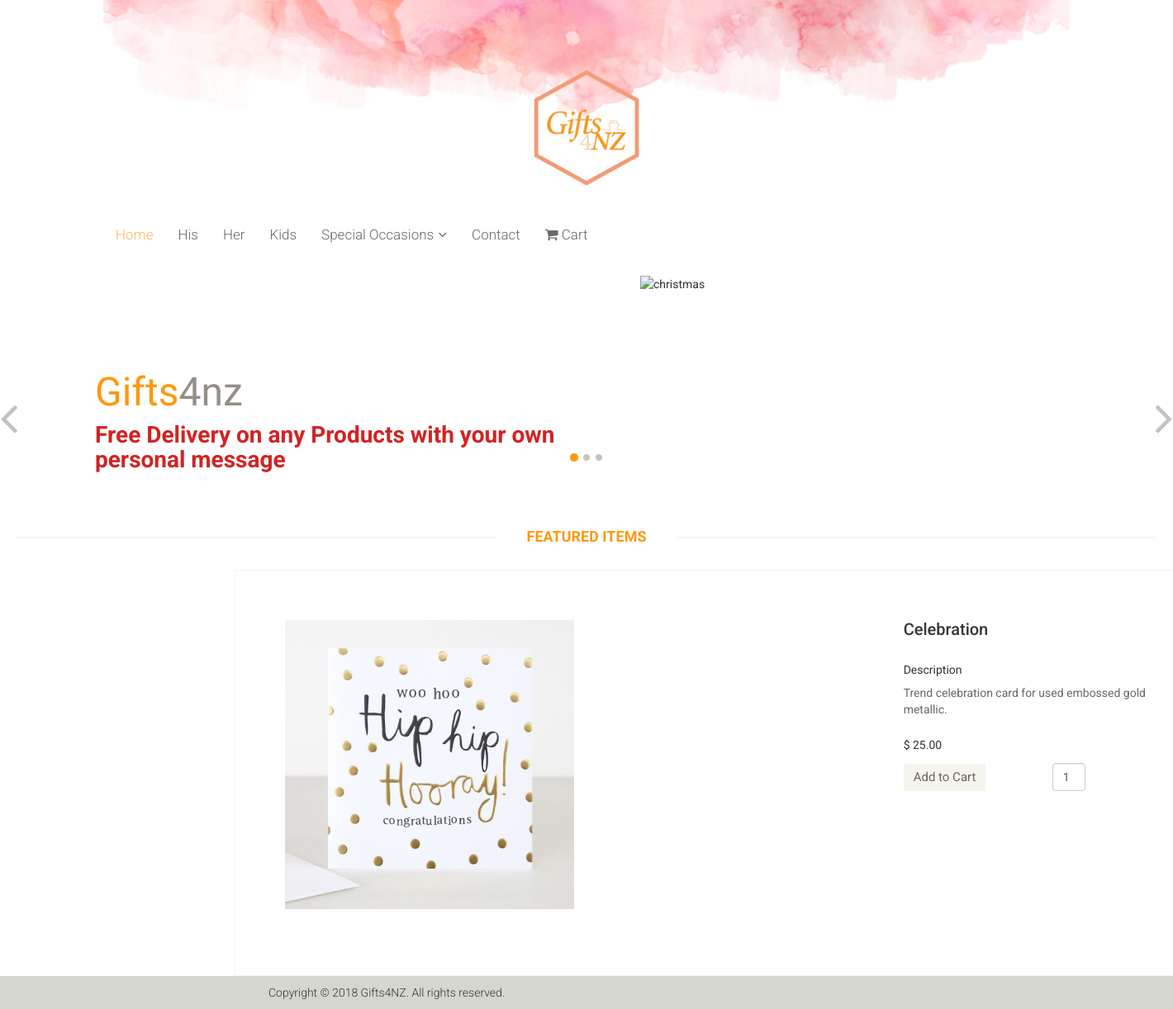
The page /celebration-prod-detail.php?id=1 on the database its author committed.
### tables this page shows
CREATE TABLE IF NOT EXISTS `celebration_prod` (
`id` int(11) NOT NULL,
  `name` varchar(255) NOT NULL,
  `image` varchar(900) NOT NULL,
  `price` double(10,2) NOT NULL,
  `description` varchar(255) NOT NULL
);

### celebration-prod-detail.php (the view, shortened to what this page needs)
<?php
 $conn = mysql_connect("localhost", "root", "test1234");
 ?>   <!DOCTYPE html>
<html lang="en">
<head>
    <link href="css/bootstrap.min.css" rel="stylesheet">
    <link href="css/font-awesome.min.css" rel="stylesheet">
    <link href="css/prettyPhoto.css" rel="stylesheet">
    <link href="css/price-range.css" rel="stylesheet">
    <link href="css/animate.css" rel="stylesheet">
	<link href="css/main.css" rel="stylesheet">
	<link href="css/responsive.css" rel="stylesheet">
</head>
<body>
	<header id="header">
	<div class="container">
			<div class="header-middle ">
				<div class="row" >
							<img src="images/4.png" alt="logo1" style="max-width:100%"/></a>
				</div>
			</div>
		</div>
		<div class="header-bottom">
			<div class="container">
				<div class="row">
					<div class="col-sm-9">
						<div class="mainmenu pull-left">
							<ul class="nav navbar-nav collapse navbar-collapse">
								<li><a href="index.php" class="active">Home</a></li>
								<li><a href="his.php">His</a></li>
								<li><a href="her.php">Her</a></li>
								<li><a href="kids.php">Kids</a></li>
								<li class="dropdown"><a href="specials.php">Special Occasions<i class="fa fa-angle-down"></i></a>
                                </li>
								<li><a href="cart_1.php #contact-page">Contact</a></li>
								<li><a href="cart_1.php#cart_items"><i class="fa fa-shopping-cart"></i> Cart</a></li>
							</ul>
						</div>
					</div>
				</div>
			</div>
		</div>
	</header>
	<section id="slider">
			<div class="row">
				<div class="col-sm-12">
					<div id="slider-carousel" class="carousel slide" data-ride="carousel">
						<ol class="carousel-indicators">
							<li data-target="#slider-carousel" data-slide-to="0" class="active"></li>
							<li data-target="#slider-carousel" data-slide-to="1"></li>
							<li data-target="#slider-carousel" data-slide-to="2"></li>
						</ol>
						<div class="carousel-inner">
							<div class="item active">
								<div class="col-sm-6" style="float:left">
									<h1><span>Gifts</span>4nz</h1>
									<h2>Free Delivery on any Products with your own personal message</h2>
								</div>
								<div class="col-sm-6" style="float:left;">
									<img src="images/slider/christmas.jpg" class="girl img-responsive" alt="christmas" />
								</div>
							</div>
						</div>
						<a href="#slider-carousel" class="left control-carousel hidden-xs" data-slide="prev">
							<i class="fa fa-angle-left"></i>
						</a>
						<a href="#slider-carousel" class="right control-carousel hidden-xs" data-slide="next">
							<i class="fa fa-angle-right"></i>
						</a>
					</div>
				</div>
			</div>
	</section>
							<h2 class="title text-center">Featured Items</h2>
							<div class="container product-information">
							<?php
								$query = "SELECT * FROM celebration_prod where id='".$_GET["id"]."'ORDER BY id ASC";
								$result = mysql_query($query,$conn);
								if(!$result)
								{
									echo "ERRORR";
								}
								else
								{
									if(mysql_num_rows($result) > 0)
									{
										 while($row = mysql_fetch_array($result))
										 {
						?>
							<form method="get" action="cart_1.php?action=add&id=<?php echo $row["id"]; ?>">
							<div class="row">
								<div class="col-md-8 " ><img src="<?php echo $row["image"]; ?>" height="350px" width="350px" class="img-responsive" alt="Prodsimgs" /><br />  </div>
								<div class="col-md-4 " >
								<h2><?php echo $row["name"]; ?></h2>
									<span>Description</span>
									<p><?php echo $row["description"]; ?></p>
									<span>$ <?php echo $row["price"]; ?></span>
									<div>
									<input type="submit" name="add_to_cart" style="margin-top:5px;" class="btn btn-default add-to-cart" value="Add to Cart" />
									<input type="text" name="quantity" class="form-control" value="1"  placeholder="Quantity" style="width:40px;  margin-top:-59px; margin-left:180px;"/>
									</div>
									</div>
										<?php
								}
							}
						}
						?>
									</div>
					</form>
					</div>
	<footer id="footer"   style="max-width:100%">
		<div class="footer-bottom">
			<div class="container" >
				<div class="row">
					<p class="pull-left">Copyright © 2018 Gifts4NZ. All rights reserved.</p>
					</div>
			</div>
		</div>
	</footer>
</body>
</html>

### css/main.css (style rules this page uses)
body { font-family: 'Roboto', sans-serif; position: relative; font-weight:Normal; }
ul li { list-style: none; }
a { -webkit-transition: 300ms; -moz-transition: 300ms; -o-transition: 300ms; transition: 300ms; }
h1, h2, h3, h4, h5, h6 { font-family: 'Roboto', sans-serif; }
.header-bottom { padding-bottom: 30px; padding-top: 30px; }
.navbar-collapse.collapse { padding-left: 0; }
.mainmenu ul li { padding-right: 15px; padding-left: 15px; }
.mainmenu ul li:first-child { padding-left: 0px; }
.mainmenu ul li a { color: #696763; font-family: 'Roboto', sans-serif; font-size: 17px; font-weight: 300; padding: 0; padding-bottom: 10px; }
.mainmenu ul li a:hover, .mainmenu ul li a.active, .shop-menu ul li a.active { background:none; color:#fdb45e; }
.fa-angle-down { padding-left: 5px; }
#footer { background: #F0F0E9; width:1900px; }
.footer-bottom { background: #D6D6D0; padding-top: 10px; }
.footer-bottom p { color: #363432; font-family: 'Roboto', sans-serif; font-weight: 300; margin-left: 200px; }
#slider { padding-bottom: 45px; }
.carousel-indicators li { background: #C4C4BE; }
.carousel-indicators li.active { background: #FE980F; }
.item { padding-left: 100px; }
.girl { margin-left: 0; }
.item h1 { color:#948e87; font-family: abel; font-size: 48px; margin-top: 115px; }
.item h1 span { color:#fe980f; }
.item h2 { color: #d22322; font-family: 'Roboto', sans-serif; font-size: 28px; font-weight: 700; margin-bottom: 22px; margin-top: 10px; }
.control-carousel { position: absolute; top: 50%; font-size: 60px; color: #C2C2C1; }
.right { right: 0; }
.left-sidebar h2:after, h2.title:after { content: " "; position: absolute; border: 1px solid #f5f5f5; bottom:8px; left: 0; width: 100%; height: 0; z-index: -2; }
h2.title:before { content: " "; position: absolute; background: #fff; bottom: -6px; width: 220px; height: 30px; z-index: -1; left: 50%; margin-left: -110px; }
h2.title { color: #FE980F; font-family: 'Roboto', sans-serif; font-size: 18px; font-weight: 700; margin: 0 20px; text-transform: uppercase; margin-bottom: 30px; position: relative; }
.add-to-cart { background:#F5F5ED; border: 0 none; border-radius: 0; color: #696763; font-family: 'Roboto', sans-serif; font-size: 15px; margin-bottom: 25px; }
.product-information { border: 1px solid #F7F7F0; overflow: hidden; padding-bottom: 60px; padding-left: 60px; padding-top: 60px; position: relative; margin-left:20%; }
.product-information h2 { color: #363432; font-family: 'Roboto', sans-serif; font-size: 20px; margin-top: 0; }
.product-information p { color: #696763; font-family: 'Roboto', sans-serif; margin-bottom: 5px; }
.product-information span { display: inline-block; margin-bottom: 8px; margin-top: 18px; }

### rows shown on the page
celebration_prod: image (picture), name "Celebration", description "Trend celebration card for used embossed gold metallic.", price "25.00"
